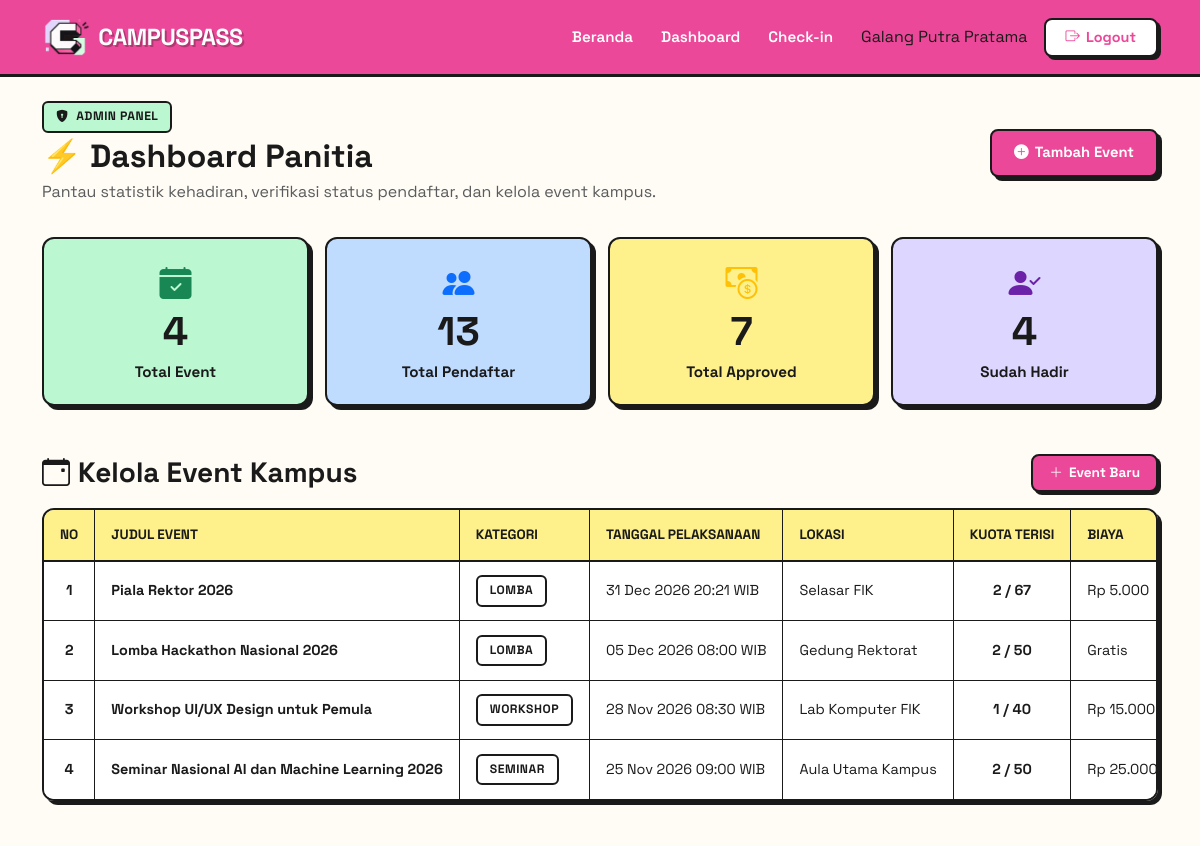
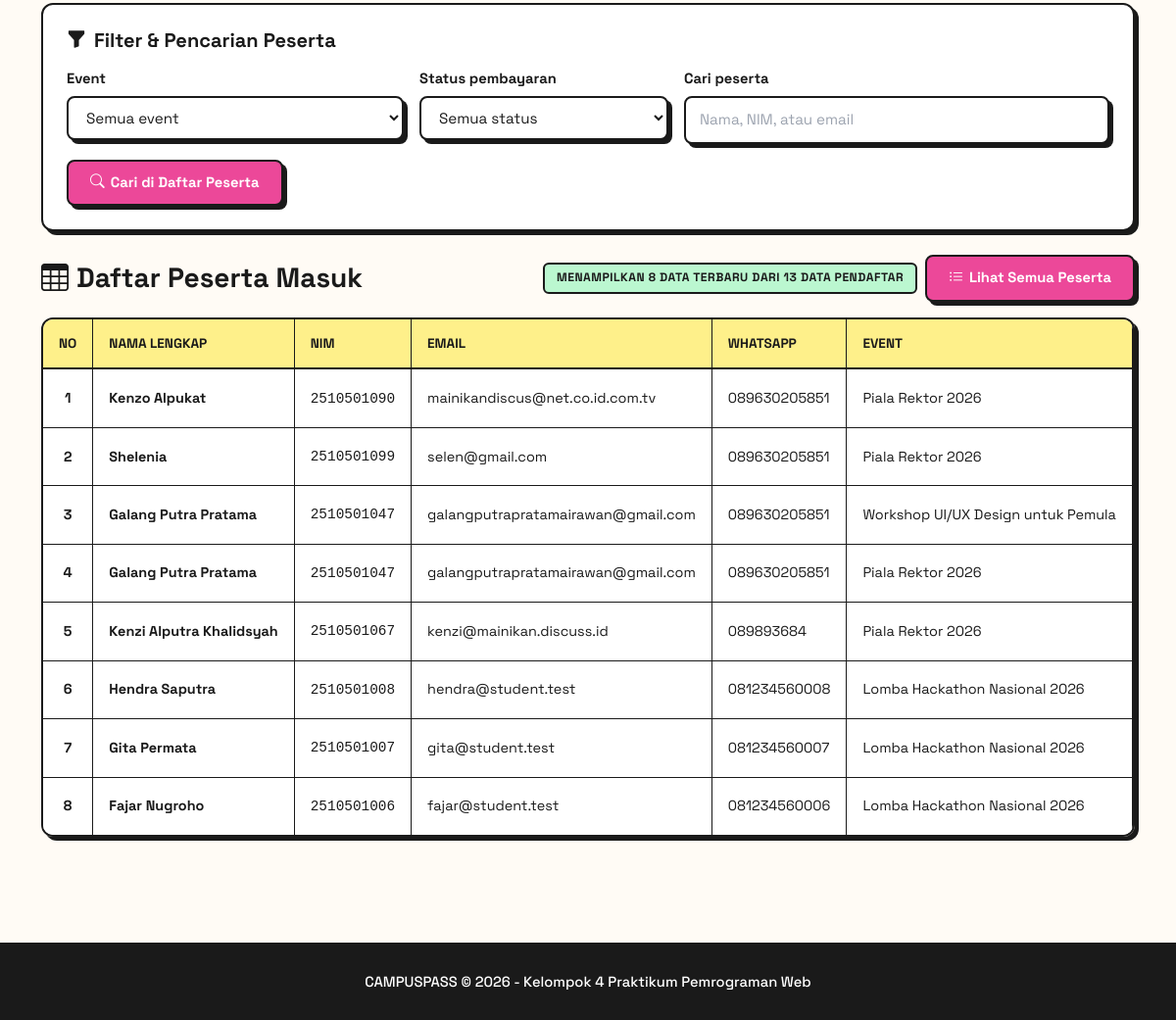
Page /admin/dashboard.php (signed in) on the committed database (2 pictures, top to bottom).
### tables this page shows
CREATE TABLE `events` (
  `id` int(10) UNSIGNED NOT NULL,
  `judul_event` varchar(150) NOT NULL,
  `kategori` varchar(50) NOT NULL,
  `deskripsi` text NOT NULL,
  `tanggal_kegiatan` datetime NOT NULL,
  `lokasi` varchar(150) NOT NULL,
  `kuota_maksimal` int(10) UNSIGNED NOT NULL,
  `biaya_pendaftaran` decimal(12,2) NOT NULL DEFAULT 0.00,
  `narahubung` varchar(100) NOT NULL,
  `poster_file` varchar(255) DEFAULT NULL,
  `created_by` int(10) UNSIGNED DEFAULT NULL,
  `created_at` timestamp NOT NULL DEFAULT current_timestamp()
);

CREATE TABLE `pendaftaran` (
  `id` int(10) UNSIGNED NOT NULL,
  `event_id` int(10) UNSIGNED NOT NULL,
  `nama_lengkap` varchar(100) NOT NULL,
  `nim` varchar(20) NOT NULL,
  `email` varchar(100) NOT NULL,
  `no_whatsapp` varchar(20) NOT NULL,
  `fakultas` varchar(100) NOT NULL,
  `jurusan` varchar(100) NOT NULL,
  `bukti_pembayaran` varchar(255) DEFAULT NULL,
  `ktm_file` varchar(255) DEFAULT NULL,
  `kode_tiket` varchar(50) NOT NULL,
  `status_bayar` enum('Pending','Approved','Rejected') NOT NULL DEFAULT 'Pending',
  `status_kehadiran` enum('Belum Hadir','Hadir') NOT NULL DEFAULT 'Belum Hadir',
  `waktu_pendaftaran` timestamp NOT NULL DEFAULT current_timestamp()
);

### includes/functions.php (called while the page is built, shortened)
<?php
function e(?string $value): string
{
    return htmlspecialchars($value ?? '', ENT_QUOTES, 'UTF-8');
}

### admin/dashboard.php (the view, shortened to what this page needs)
<?php
require_once __DIR__ . '/../config/database.php';
require_once __DIR__ . '/../includes/functions.php';
$userId  = (int) ($_SESSION['user']['id'] ?? 0);
$role    = $_SESSION['user']['role'] ?? null;
$isAdmin = ($role === 'admin');
function admin_query(mysqli $conn, string $sql, string $types = '', array $params = []): array
{
    $stmt = $conn->prepare($sql);
    $stmt->execute();
    $result = $stmt->get_result();
    $rows   = $result ? $result->fetch_all(MYSQLI_ASSOC) : [];
    return $rows;
}
function admin_bukti_link(?string $file): string
{
    $file = (string) $file;
    if ($file === '' || $file !== basename($file)) {
        return '<span class="text-muted">-</span>';
    }
    return '<a href="../uploads/pembayaran/' . e(rawurlencode($file)) . '" target="_blank" rel="noopener" class="fw-bold">Lihat bukti</a>';
}
    ?>
    <?php
$scopeWhere  = $isAdmin ? '' : 'WHERE e.created_by = ?';
$scopeTypes  = $isAdmin ? '' : 'i';
$scopeParams = $isAdmin ? [] : [$userId];
$stats  = ['event' => 0, 'peserta' => 0, 'approved' => 0, 'hadir' => 0];
$events = [];
$recent = [];
try {
    $r = admin_query($conn, "SELECT COUNT(*) AS total FROM events e $scopeWhere", $scopeTypes, $scopeParams);
    $stats['event'] = (int) ($r[0]['total'] ?? 0);
    $r = admin_query(
        $conn,
        "SELECT COUNT(*) AS total_peserta,
                COALESCE(SUM(p.status_bayar = 'Approved'), 0) AS total_approved,
                COALESCE(SUM(p.status_kehadiran = 'Hadir'), 0) AS total_hadir
         FROM pendaftaran p
         INNER JOIN events e ON e.id = p.event_id
         $scopeWhere",
        $scopeTypes,
        $scopeParams
    );
    $stats['peserta']  = (int) ($r[0]['total_peserta'] ?? 0);
    $stats['approved'] = (int) ($r[0]['total_approved'] ?? 0);
    $stats['hadir']    = (int) ($r[0]['total_hadir'] ?? 0);
    $events = admin_query(
        $conn,
        "SELECT e.id, e.judul_event, e.kategori, e.tanggal_kegiatan, e.lokasi, e.kuota_maksimal,
                e.biaya_pendaftaran, e.created_by, u.nama_lengkap AS pembuat,
                COUNT(CASE WHEN p.status_bayar = 'Approved' THEN p.id END) AS kuota_terisi
         FROM events e
         LEFT JOIN users u ON u.id = e.created_by
         LEFT JOIN pendaftaran p ON p.event_id = e.id
         $scopeWhere
         GROUP BY e.id
         ORDER BY e.created_at DESC, e.id DESC",
        $scopeTypes,
        $scopeParams
    );
    $recent = admin_query(
        $conn,
        "SELECT p.id, p.nama_lengkap, p.nim, p.email, p.no_whatsapp, p.fakultas,
                p.bukti_pembayaran, p.status_bayar, p.status_kehadiran, e.judul_event
         FROM pendaftaran p
         INNER JOIN events e ON e.id = p.event_id
         $scopeWhere
         ORDER BY p.waktu_pendaftaran DESC, p.id DESC
         LIMIT " . DASHBOARD_RECENT_LIMIT,
        $scopeTypes,
        $scopeParams
    );
} catch (Throwable $ex) {
    error_log('dashboard.php: ' . $ex->getMessage());
    flash('error', 'Data dashboard gagal dimuat. Silakan coba lagi.');
}
?>
<?php require_once __DIR__ . '/../includes/header.php'; ?>
<?php require_once __DIR__ . '/../includes/navbar.php'; ?>
<main class="container py-4">
    <div class="d-flex flex-column flex-md-row justify-content-between align-items-md-center gap-3 mb-4 pb-2">
        <div>
            <span class="badge-neo badge-approved mb-1">
                <i class="bi bi-shield-lock-fill me-1"></i> <?= $isAdmin ? 'Admin Panel' : 'Panel Panitia' ?>
            </span>
            <h1 class="fw-bold mb-1" style="font-size: 2rem;">⚡ Dashboard Panitia</h1>
            <p class="text-muted mb-0">Pantau statistik kehadiran, verifikasi status pendaftar, dan kelola event kampus.</p>
        </div>
        <div>
            <a href="event_tambah.php" class="btn-neo">
                <i class="bi bi-plus-circle-fill"></i> Tambah Event
            </a>
        </div>
    </div>
    <div class="row g-3 mb-5">
        <div class="col-6 col-lg-3">
            <div class="stat-card stat-card-green">
                <i class="bi bi-calendar-check-fill fs-2 text-success"></i>
                <div class="stat-num"><?= e((string) $stats['event']) ?></div>
                <div class="stat-label">Total Event</div>
            </div>
        </div>
        <div class="col-6 col-lg-3">
            <div class="stat-card stat-card-blue">
                <i class="bi bi-people-fill fs-2 text-primary"></i>
                <div class="stat-num"><?= e((string) $stats['peserta']) ?></div>
                <div class="stat-label">Total Pendaftar</div>
            </div>
        </div>
        <div class="col-6 col-lg-3">
            <div class="stat-card stat-card-yellow">
                <i class="bi bi-cash-coin fs-2 text-warning"></i>
                <div class="stat-num"><?= e((string) $stats['approved']) ?></div>
                <div class="stat-label">Total Approved</div>
            </div>
        </div>
        <div class="col-6 col-lg-3">
            <div class="stat-card stat-card-purple">
                <i class="bi bi-person-check-fill fs-2" style="color: #6b21a8;"></i>
                <div class="stat-num"><?= e((string) $stats['hadir']) ?></div>
                <div class="stat-label">Sudah Hadir</div>
            </div>
        </div>
    </div>
    <div class="mb-5">
        <div class="d-flex flex-column flex-sm-row justify-content-between align-items-sm-center mb-3 gap-2">
            <h2 class="h3 fw-bold mb-0">
                <i class="bi bi-calendar-event me-2"></i>Kelola Event Kampus
            </h2>
            <a href="event_tambah.php" class="btn-neo btn-neo-sm">
                <i class="bi bi-plus-lg"></i> Event Baru
            </a>
        </div>
        <div class="table-neo-wrapper">
            <table class="table-neo" id="tabelEvents">
                <thead>
                    <tr>
                        <th class="text-center" style="width: 50px;">No</th>
                        <th>Judul Event</th>
                        <th>Kategori</th>
                        <th>Tanggal Pelaksanaan</th>
                        <th>Lokasi</th>
                        <th class="text-center">Kuota Terisi</th>
                        <th>Biaya</th>
                    </tr>
                </thead>
                <tbody>
                    <?php foreach ($events as $i => $ev): ?>
                        <tr>
                            <td class="text-center fw-bold"><?= e((string) ($i + 1)) ?></td>
                            <td class="fw-bold"><?= e($ev['judul_event']) ?></td>
                            <td><span class="badge-neo"><?= e($ev['kategori']) ?></span></td>
                            <td><?= e(date('d M Y H:i', strtotime($ev['tanggal_kegiatan']))) ?> WIB</td>
                            <td><?= e($ev['lokasi']) ?></td>
                            <td class="text-center">
                                <span class="fw-bold"><?= (int) $ev['kuota_terisi'] ?> / <?= (int) $ev['kuota_maksimal'] ?></span>
                            </td>
                            <td><?= (float) $ev['biaya_pendaftaran'] > 0 ? 'Rp ' . number_format((float) $ev['biaya_pendaftaran'], 0, ',', '.') : 'Gratis' ?></td>
                        </tr>
                    <?php endforeach; ?>
                </tbody>
            </table>
        </div>
    </div>
    <form method="get" action="peserta.php" class="card-neo card-filter mb-4">
        <h2 class="h5 fw-bold mb-3">
            <i class="bi bi-funnel-fill me-2"></i>Filter &amp; Pencarian Peserta
        </h2>
        <div class="row g-3">
            <div class="col-md-4">
                <label class="form-label-neo" for="filterEvent">Event</label>
                <select id="filterEvent" name="event_id" class="form-select-neo">
                    <option value="" selected>Semua event</option>
                </select>
            </div>
            <div class="col-md-3">
                <label class="form-label-neo" for="filterStatus">Status pembayaran</label>
                <select id="filterStatus" name="status_bayar" class="form-select-neo">
                    <option value="" selected>Semua status</option>
                </select>
            </div>
            <div class="col-md-5">
                <label class="form-label-neo" for="searchKeyword">Cari peserta</label>
                <input type="search" id="searchKeyword" name="q" class="form-control-neo"
                       placeholder="Nama, NIM, atau email" maxlength="100" autocomplete="off">
            </div>
        </div>
        <div class="mt-3">
            <button type="submit" class="btn-neo">
                <i class="bi bi-search"></i> Cari di Daftar Peserta
            </button>
        </div>
    </form>
    <div class="mb-4">
        <div class="d-flex flex-column flex-sm-row justify-content-between align-items-sm-center mb-3 gap-2">
            <h2 class="h3 fw-bold mb-0">
                <i class="bi bi-table me-2"></i>Daftar Peserta Masuk
            </h2>
            <div class="d-flex flex-wrap align-items-center gap-2">
                <span class="badge-neo badge-approved mb-0" aria-live="polite">
                    Menampilkan <?= e((string) count($recent)) ?> data terbaru dari <?= e((string) $stats['peserta']) ?> data pendaftar
                </span>
                <a href="peserta.php" class="btn-neo">
                    <i class="bi bi-list-ul"></i> Lihat Semua Peserta
                </a>
            </div>
        </div>
        <div class="table-neo-wrapper">
            <table class="table-neo" id="tabelPendaftar">
                <thead>
                    <tr>
                        <th class="text-center" style="width: 50px;">No</th>
                        <th>Nama Lengkap</th>
                        <th>NIM</th>
                        <th>Email</th>
                        <th>WhatsApp</th>
                        <th>Event</th>
                        <th class="text-center">Bukti</th>
                    </tr>
                </thead>
                <tbody>
                    <?php foreach ($recent as $i => $row): ?>
                        <tr>
                            <td class="text-center fw-bold"><?= e((string) ($i + 1)) ?></td>
                            <td class="fw-bold"><?= e($row['nama_lengkap']) ?></td>
                            <td><span class="font-monospace"><?= e($row['nim']) ?></span></td>
                            <td><?= e($row['email']) ?></td>
                            <td><?= e($row['no_whatsapp']) ?></td>
                            <td><?= e($row['judul_event']) ?></td>
                            <td class="text-center"><?= admin_bukti_link($row['bukti_pembayaran']) ?></td>
                        </tr>
                    <?php endforeach; ?>
                </tbody>
            </table>
        </div>
    </div>
</main>
<?php require_once __DIR__ . '/../includes/footer.php'; ?>

### css/style.css (style rules this page uses)
:root { --pink: #EC4899; --pink-light: #FCE7F3; --yellow: #FEF08A; --green: #BBF7D0; --blue: #BFDBFE; --purple: #DDD6FE; --orange: #FED7AA; --bg: #FFFBF5; --text: #1a1a1a; --border: #1a1a1a; --shadow: 4px 4px 0px #1a1a1a; --shadow-lg: 6px 6px 0px #1a1a1a; --radius: 12px; }
*, *::before, *::after { box-sizing: border-box; }
body { margin: 0; font-family: 'Space Grotesk', -apple-system, BlinkMacSystemFont, sans-serif; background-color: var(--bg); color: var(--text); line-height: 1.6; -webkit-font-smoothing: antialiased; }
a { color: var(--text); text-decoration: none; transition: all 0.15s ease; }
.stat-card { border: 2.5px solid var(--border); border-radius: var(--radius); box-shadow: var(--shadow); padding: 18px 32px; text-align: center; min-width: 170px; flex: 1 1 180px; max-width: 240px; transition: transform 0.15s ease; }
.stat-card:nth-child(1) { background: var(--green); }
.stat-card .stat-num, .stat-card .stat-number { font-size: 2rem; font-weight: 700; line-height: 1.1; color: var(--text); }
.stat-card .stat-label { font-size: 0.9rem; font-weight: 600; color: #374151; margin-top: 4px; }
.event-card, .card-neo, .card-campuspass { background: #fff; border: 2.5px solid var(--border); border-radius: var(--radius); box-shadow: var(--shadow); overflow: hidden; transition: all 0.15s ease; height: 100%; display: flex; flex-direction: column; }
.badge-neo, .badge-seminar, .badge-workshop, .badge-lomba, .badge-webinar { display: inline-block; padding: 4px 12px; border-radius: 6px; border: 2px solid var(--border); font-weight: 700; font-size: 0.76rem; text-transform: uppercase; letter-spacing: 0.5px; margin-bottom: 10px; color: var(--text); width: fit-content; }
.btn-neo, .btn-accent { display: inline-flex; align-items: center; justify-content: center; gap: 6px; padding: 10px 22px; background: var(--pink); color: #fff; font-weight: 700; border: 2.5px solid var(--border); border-radius: 8px; box-shadow: var(--shadow); text-decoration: none; transition: all 0.15s ease; font-family: 'Space Grotesk', sans-serif; font-size: 0.92rem; cursor: pointer; text-align: center; }
.btn-neo-sm, .btn-accent.btn-sm, .btn-outline-accent.btn-sm { padding: 6px 16px; font-size: 0.85rem; box-shadow: 3px 3px 0px var(--border); }
.form-label-neo, .form-label-dark { display: block; font-weight: 700; font-size: 0.92rem; margin-bottom: 6px; color: var(--text); }
.form-control-neo, .form-select-neo, .form-control-dark { width: 100%; background: #fff; border: 2.5px solid var(--border); border-radius: 8px; box-shadow: var(--shadow); font-family: 'Space Grotesk', sans-serif; font-size: 0.95rem; color: var(--text); padding: 10px 14px; transition: all 0.15s ease; }
.form-control-neo::placeholder, .form-control-dark::placeholder { color: #9ca3af; }
.table-neo-wrapper { border: 2.5px solid var(--border); border-radius: var(--radius); box-shadow: var(--shadow); overflow-x: auto; background: #fff; }
.table-neo, .table-campuspass { width: 100%; border-collapse: separate; border-spacing: 0; margin-bottom: 0; background: #fff; border: 2.5px solid var(--border); border-radius: var(--radius); box-shadow: var(--shadow); overflow: hidden; }
.table-neo thead th, .table-campuspass thead th { background: var(--pink-light); color: var(--text); font-weight: 700; border-bottom: 2.5px solid var(--border); border-right: 1.5px solid var(--border); padding: 14px 16px; text-align: left; font-size: 0.92rem; }
.table-neo tbody td, .table-campuspass tbody td { padding: 12px 16px; border-bottom: 1.5px solid var(--border); border-right: 1.5px solid var(--border); vertical-align: middle; font-size: 0.9rem; color: var(--text); }
.table-neo tbody tr:last-child td, .table-campuspass tbody tr:last-child td { border-bottom: none; }

### rows in the picture
events: judul_event "Piala Rektor 2026", kategori "LOMBA", tanggal_kegiatan "31 Dec 2026 20:21", lokasi "Selasar FIK", kuota_terisi "2", kuota_maksimal "67", biaya_pendaftaran "5.000"
events: judul_event "Lomba Hackathon Nasional 2026", kategori "LOMBA", tanggal_kegiatan "05 Dec 2026 08:00", lokasi "Gedung Rektorat", kuota_terisi "2", kuota_maksimal "50", biaya_pendaftaran "Gratis"
events: judul_event "Workshop UI/UX Design untuk Pemula", kategori "WORKSHOP", tanggal_kegiatan "28 Nov 2026 08:30", lokasi "Lab Komputer FIK", kuota_terisi "1", kuota_maksimal "40", biaya_pendaftaran "15.000"
events: judul_event "Seminar Nasional AI dan Machine Learning 2026", kategori "SEMINAR", tanggal_kegiatan "25 Nov 2026 09:00", lokasi "Aula Utama Kampus", kuota_terisi "2", kuota_maksimal "50", biaya_pendaftaran "25.000"
pendaftaran: nama_lengkap "Kenzo Alpukat", nim "2510501090", email "mainikandiscus@net.co.id.com.tv", no_whatsapp "089630205851", event.judul_event "Piala Rektor 2026"
pendaftaran: nama_lengkap "Shelenia", nim "2510501099", email "selen@gmail.com", no_whatsapp "089630205851", event.judul_event "Piala Rektor 2026"
pendaftaran: nama_lengkap "Galang Putra Pratama", nim "2510501047", email "galangputrapratamairawan@gmail.com", no_whatsapp "089630205851", event.judul_event "Workshop UI/UX Design untuk Pemula"
pendaftaran: nama_lengkap "Galang Putra Pratama", nim "2510501047", email "galangputrapratamairawan@gmail.com", no_whatsapp "089630205851", event.judul_event "Piala Rektor 2026"
pendaftaran: nama_lengkap "Kenzi Alputra Khalidsyah", nim "2510501067", email "kenzi@mainikan.discuss.id", no_whatsapp "089893684", event.judul_event "Piala Rektor 2026"
pendaftaran: nama_lengkap "Hendra Saputra", nim "2510501008", email "hendra@student.test", no_whatsapp "081234560008", event.judul_event "Lomba Hackathon Nasional 2026"
pendaftaran: nama_lengkap "Gita Permata", nim "2510501007", email "gita@student.test", no_whatsapp "081234560007", event.judul_event "Lomba Hackathon Nasional 2026"
pendaftaran: nama_lengkap "Fajar Nugroho", nim "2510501006", email "fajar@student.test", no_whatsapp "081234560006", event.judul_event "Lomba Hackathon Nasional 2026"

### other values in the picture
$currentUser['nama_lengkap'] "Galang Putra Pratama"
$stats['event'] "4"
$stats['peserta'] "13"
$stats['approved'] "7"
$stats['hadir'] "4"
count($recent) "8"
